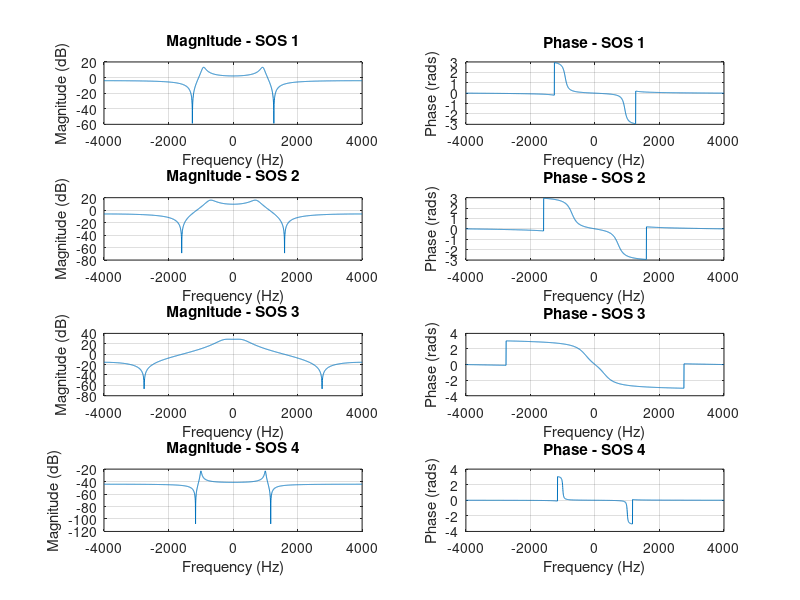
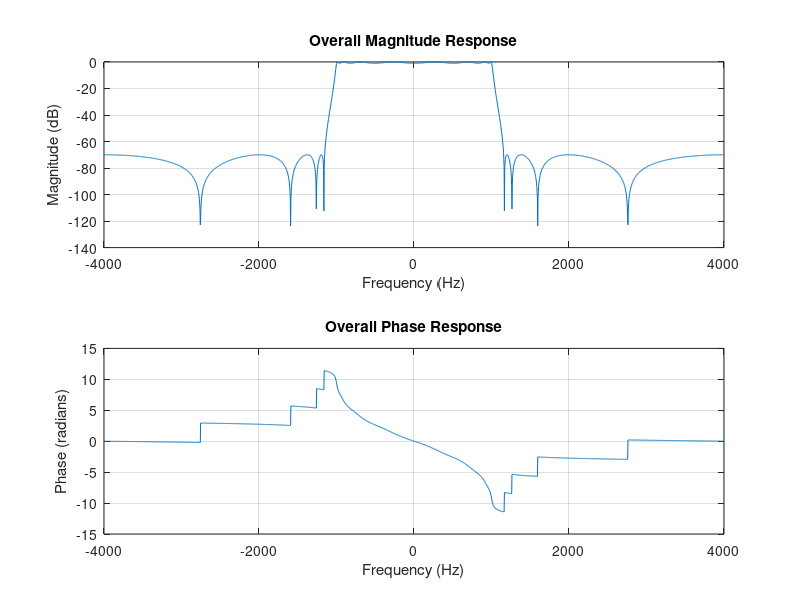

The MATLAB script that drew these images, in order: (Note: this script raises an error after producing the figures.)
% Thomas Haimes
% Homework 11
% 5/3/25

clc
close all

% A.
load("HW11.mat", "SOS", "G")  % Import .mat file so coefficients come too

% B.
Fs = 8000;
nfft = 2048;
f = linspace(-Fs/2, Fs/2, nfft);


%% 4 second-order sections

% SOS 1
b1 = SOS(1, 1:3) * G(1);
a1 = SOS(1, 4:6);
[H1, ~] = freqz(b1, a1, nfft, "whole");
H1 = fftshift(H1);

% SOS 2
b2 = SOS(2, 1:3) * G(2);
a2 = SOS(2, 4:6);
[H2, ~] = freqz(b2, a2, nfft, "whole");
H2 = fftshift(H2);

% SOS 3
b3 = SOS(3, 1:3) * G(3);
a3 = SOS(3, 4:6);
[H3, ~] = freqz(b3, a3, nfft, "whole");
H3 = fftshift(H3);

% SOS 4
b4 = SOS(4, 1:3) * G(4);
a4 = SOS(4, 4:6);
[H4, ~] = freqz(b4, a4, nfft, "whole");
H4 = fftshift(H4);

% Plotting all 4 SOS frequency responses
figure

% Magnitude
subplot(4,2,1)
plot(f, 20*log10(abs(H1)))
title('Magnitude - SOS 1')
xlabel('Frequency (Hz)')
ylabel('Magnitude (dB)')
grid on

subplot(4,2,3)
plot(f, 20*log10(abs(H2)))
title('Magnitude - SOS 2')
xlabel('Frequency (Hz)')
ylabel('Magnitude (dB)')
grid on

subplot(4,2,5)
plot(f, 20*log10(abs(H3)))
title('Magnitude - SOS 3')
xlabel('Frequency (Hz)')
ylabel('Magnitude (dB)')
grid on

subplot(4,2,7)
plot(f, 20*log10(abs(H4)))
title('Magnitude - SOS 4')
xlabel('Frequency (Hz)')
ylabel('Magnitude (dB)')
grid on

% Phase
subplot(4,2,2)
plot(f, unwrap(angle(H1)))
title('Phase - SOS 1')
xlabel('Frequency (Hz)')
ylabel('Phase (rads)')
grid on

subplot(4,2,4)
plot(f, unwrap(angle(H2)))
title('Phase - SOS 2')
xlabel('Frequency (Hz)')
ylabel('Phase (rads)')
grid on

subplot(4,2,6)
plot(f, unwrap(angle(H3)))
title('Phase - SOS 3')
xlabel('Frequency (Hz)')
ylabel('Phase (rads)')
grid on

subplot(4,2,8)
plot(f, unwrap(angle(H4)))
title('Phase - SOS 4')
xlabel('Frequency (Hz)')
ylabel('Phase (rads)')
grid on

% Frequency response of whole signal
H_total = H1 .* H2 .* H3 .* H4; % Multiply SOS responses for full signal

figure
subplot(2,1,1)
plot(f, 20*log10(abs(H_total)))
title('Overall Magnitude Response')
xlabel('Frequency (Hz)')
ylabel('Magnitude (dB)')
grid on

subplot(2,1,2)
plot(f, unwrap(angle(H_total)))
title('Overall Phase Response')
xlabel('Frequency (Hz)')
ylabel('Phase (radians)')
grid on

%% C.

% Creating chirp signal
% Fs still 8000
t = 0:1/Fs:3.5;         % 3.5 second time vector
f0 = 10;                % Starting frequnecy
f1 = 3500;              % Ending frequency

y = chirp(t, f0, 3.5, f1, 'linear');

% Filtering chirp signal
% Can also be done using sosfilt() and SOS
% Instead here I cascade the filter thru the SOS matrix
x1 = filter(b1, a1, y);  % Apply SOS 1
x2 = filter(b2, a2, x1);  % Apply SOS 2
x3 = filter(b3, a3, x2);  % Apply SOS 3
x4 = filter(b4, a4, x3);  % Apply SOS 4

% PSD of filtered chirp
% nfft still 2048
X = fftshift(fft(x, nfft));
% f still same

% PSD stuff
psd = abs(X).^2;

figure
plot(f, 10*log10(psd))
title('Power Spectral Density of Filtered Chirp Signal')
xlabel('Frequency (Hz)')
ylabel('Power (dB)')
grid on

%% D.

%% E.

%% F.

%% G.

%% H.

%% I.
